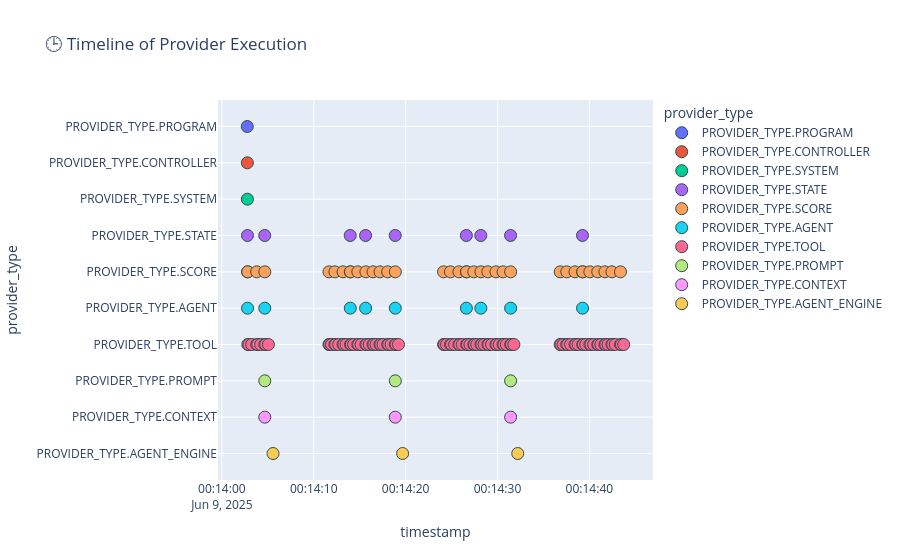

The notebook cell saved with this chart:
### Markdown cell above
### 🕒 Timeline of Provider Execution

This scatter plot displays a time-ordered trace of all provider invocations that occurred during the session.

#### 🧠 What this code does:
- Uses `plotly.express.scatter` to plot each row from `provider_log` based on its `timestamp` and `provider_type`.
- Each dot represents a single provider call.
- Hovering over a point reveals metadata: `provider_id`, `called_by_type`, `called_by_id`, and `latency_ms`.

#### 🔍 What you're observing:
- Execution begins at the top (`program`) and flows down through `controller`, `system`, `state`, and into `agent`, `score`, and `tool`.
- The **dense lower bands** (especially `tool` and `score`) indicate high-frequency, low-latency invocations.
- **Temporal clustering** shows how providers group during nested FSM transitions.
- You can use this view to:
  - Spot bottlenecks
  - Identify execution gaps
  - Debug step timing issues
  - Correlate structural vs runtime behavior

This chart complements the **Sankey diagram** by emphasizing *when* events happened rather than *how* they are structurally connected.

### Code cell
import plotly.express as px

fig = px.scatter(
    df,
    x="timestamp",
    y="provider_type",
    color="provider_type",
    hover_data=["provider_id", "called_by_type", "called_by_id", "latency_ms"],
    title="🕒 Timeline of Provider Execution"
)
fig.update_traces(marker=dict(size=12, line=dict(width=1, color='DarkSlateGrey')))
fig.show()

### Figure 1 — Plotly figure (JSON) as saved in the notebook; plotly's stock layout.template omitted (floating-point values rounded to 4 significant figures; data arrays with more than 128 entries replaced by an {"elided": "..."} marker saying what was removed)
{"data": [{"customdata": [[1, "PROVIDER_TYPE.SESSION", 1, 41393]], "hovertemplate": "provider_type=%{y}<br>timestamp=%{x}<br>provider_id=%{customdata[0]}<br>called_by_type=%{customdata[1]}<br>called_by_id=%{customdata[2]}<br>latency_ms=%{customdata[3]}<extra></extra>", "legendgroup": "PROVIDER_TYPE.PROGRAM", "marker": {"color": "#636efa", "line": {"color": "DarkSlateGrey", "width": 1}, "size": 12, "symbol": "circle"}, "mode": "markers", "name": "PROVIDER_TYPE.PROGRAM", "orientation": "v", "showlegend": true, "type": "scatter", "x": ["2025-06-09T00:14:02.761995000"], "xaxis": "x", "y": ["PROVIDER_TYPE.PROGRAM"], "yaxis": "y"}, {"customdata": [[1, "PROVIDER_TYPE.PROGRAM", 1, 39672]], "hovertemplate": "provider_type=%{y}<br>timestamp=%{x}<br>provider_id=%{customdata[0]}<br>called_by_type=%{customdata[1]}<br>called_by_id=%{customdata[2]}<br>latency_ms=%{customdata[3]}<extra></extra>", "legendgroup": "PROVIDER_TYPE.CONTROLLER", "marker": {"color": "#EF553B", "line": {"color": "DarkSlateGrey", "width": 1}, "size": 12, "symbol": "circle"}, "mode": "markers", "name": "PROVIDER_TYPE.CONTROLLER", "orientation": "v", "showlegend": true, "type": "scatter", "x": ["2025-06-09T00:14:02.772559000"], "xaxis": "x", "y": ["PROVIDER_TYPE.CONTROLLER"], "yaxis": "y"}, {"customdata": [[1, "PROVIDER_TYPE.CONTROLLER", 1, 38120]], "hovertemplate": "provider_type=%{y}<br>timestamp=%{x}<br>provider_id=%{customdata[0]}<br>called_by_type=%{customdata[1]}<br>called_by_id=%{customdata[2]}<br>latency_ms=%{customdata[3]}<extra></extra>", "legendgroup": "PROVIDER_TYPE.SYSTEM", "marker": {"color": "#00cc96", "line": {"color": "DarkSlateGrey", "width": 1}, "size": 12, "symbol": "circle"}, "mode": "markers", "name": "PROVIDER_TYPE.SYSTEM", "orientation": "v", "showlegend": true, "type": "scatter", "x": ["2025-06-09T00:14:02.780558000"], "xaxis": "x", "y": ["PROVIDER_TYPE.SYSTEM"], "yaxis": "y"}, {"customdata": [[3, "PROVIDER_TYPE.SYSTEM", 1, 1868], [1, "PROVIDER_TYPE.SYSTEM", 1, 9297], [3, "PROVIDER_TYPE.SYSTEM", 1, 1663], [2, "PROVIDER_TYPE.SYSTEM", 1, 3220], [1, "PROVIDER_TYPE.SYSTEM", 1, 7734], [3, "PROVIDER_TYPE.SYSTEM", 1, 1563], [2, "PROVIDER_TYPE.SYSTEM", 1, 3230], [1, "PROVIDER_TYPE.SYSTEM", 1, 7823], [3, "PROVIDER_TYPE.SYSTEM", 1, 1641]], "hovertemplate": "provider_type=%{y}<br>timestamp=%{x}<br>provider_id=%{customdata[0]}<br>called_by_type=%{customdata[1]}<br>called_by_id=%{customdata[2]}<br>latency_ms=%{customdata[3]}<extra></extra>", "legendgroup": "PROVIDER_TYPE.STATE", "marker": {"color": "#ab63fa", "line": {"color": "DarkSlateGrey", "width": 1}, "size": 12, "symbol": "circle"}, "mode": "markers", "name": "PROVIDER_TYPE.STATE", "orientation": "v", "showlegend": true, "type": "scatter", "x": ["2025-06-09T00:14:02.787559000", "2025-06-09T00:14:04.663678000", "2025-06-09T00:14:13.968674000", "2025-06-09T00:14:15.639864000", "2025-06-09T00:14:18.867482000", "2025-06-09T00:14:26.610235000", "2025-06-09T00:14:28.182471000", "2025-06-09T00:14:31.421078000", "2025-06-09T00:14:39.252167000"], "xaxis": "x", "y": ["PROVIDER_TYPE.STATE", "PROVIDER_TYPE.STATE", "PROVIDER_TYPE.STATE", "PROVIDER_TYPE.STATE", "PROVIDER_TYPE.STATE", "PROVIDER_TYPE.STATE", "PROVIDER_TYPE.STATE", "PROVIDER_TYPE.STATE", "PROVIDER_TYPE.STATE"], "yaxis": "y"}, {"customdata": {"elided": "36x4 mixed values"}, "hovertemplate": "provider_type=%{y}<br>timestamp=%{x}<br>provider_id=%{customdata[0]}<br>called_by_type=%{customdata[1]}<br>called_by_id=%{customdata[2]}<br>latency_ms=%{customdata[3]}<extra></extra>", "legendgroup": "PROVIDER_TYPE.SCORE", "marker": {"color": "#FFA15A", "line": {"color": "DarkSlateGrey", "width": 1}, "size": 12, "symbol": "circle"}, "mode": "markers", "name": "PROVIDER_TYPE.SCORE", "orientation": "v", "showlegend": true, "type": "scatter", "x": ["2025-06-09T00:14:02.794681000", "2025-06-09T00:14:02.821502000", "2025-06-09T00:14:03.786087000", "2025-06-09T00:14:04.673170000", "2025-06-09T00:14:11.653090000", "2025-06-09T00:14:12.301328000", "2025-06-09T00:14:13.187054000", "2025-06-09T00:14:13.976078000", "2025-06-09T00:14:13.996812000", "2025-06-09T00:14:14.794328000", "2025-06-09T00:14:15.675246000", "2025-06-09T00:14:16.447930000", "2025-06-09T00:14:17.208788000", "2025-06-09T00:14:18.043951000", "2025-06-09T00:14:18.875853000", "2025-06-09T00:14:24.126905000", "2025-06-09T00:14:24.877627000", "2025-06-09T00:14:25.798245000", "2025-06-09T00:14:26.614236000", "2025-06-09T00:14:26.633498000", "2025-06-09T00:14:27.415143000", "2025-06-09T00:14:28.189560000", "2025-06-09T00:14:28.947916000", "2025-06-09T00:14:29.828177000", "2025-06-09T00:14:30.605865000", "2025-06-09T00:14:31.428945000", "2025-06-09T00:14:36.819181000", "2025-06-09T00:14:37.537672000", "2025-06-09T00:14:38.432881000", "2025-06-09T00:14:39.256185000", "2025-06-09T00:14:39.274243000", "2025-06-09T00:14:40.049697000", "2025-06-09T00:14:40.908227000", "2025-06-09T00:14:41.687593000", "2025-06-09T00:14:42.453217000", "2025-06-09T00:14:43.384883000"], "xaxis": "x", "y": ["PROVIDER_TYPE.SCORE", "PROVIDER_TYPE.SCORE", "PROVIDER_TYPE.SCORE", "PROVIDER_TYPE.SCORE", "PROVIDER_TYPE.SCORE", "PROVIDER_TYPE.SCORE", "PROVIDER_TYPE.SCORE", "PROVIDER_TYPE.SCORE", "PROVIDER_TYPE.SCORE", "PROVIDER_TYPE.SCORE", "PROVIDER_TYPE.SCORE", "PROVIDER_TYPE.SCORE", "PROVIDER_TYPE.SCORE", "PROVIDER_TYPE.SCORE", "PROVIDER_TYPE.SCORE", "PROVIDER_TYPE.SCORE", "PROVIDER_TYPE.SCORE", "PROVIDER_TYPE.SCORE", "PROVIDER_TYPE.SCORE", "PROVIDER_TYPE.SCORE", "PROVIDER_TYPE.SCORE", "PROVIDER_TYPE.SCORE", "PROVIDER_TYPE.SCORE", "PROVIDER_TYPE.SCORE", "PROVIDER_TYPE.SCORE", "PROVIDER_TYPE.SCORE", "PROVIDER_TYPE.SCORE", "PROVIDER_TYPE.SCORE", "PROVIDER_TYPE.SCORE", "PROVIDER_TYPE.SCORE", "PROVIDER_TYPE.SCORE", "PROVIDER_TYPE.SCORE", "PROVIDER_TYPE.SCORE", "PROVIDER_TYPE.SCORE", "PROVIDER_TYPE.SCORE", "PROVIDER_TYPE.SCORE"], "yaxis": "y"}, {"customdata": [[4, "PROVIDER_TYPE.STATE", 3, 15], [2, "PROVIDER_TYPE.STATE", 1, 7622], [4, "PROVIDER_TYPE.STATE", 3, 13], [3, "PROVIDER_TYPE.STATE", 2, 1553], [2, "PROVIDER_TYPE.STATE", 1, 5992], [4, "PROVIDER_TYPE.STATE", 3, 11], [3, "PROVIDER_TYPE.STATE", 2, 1630], [2, "PROVIDER_TYPE.STATE", 1, 6101], [4, "PROVIDER_TYPE.STATE", 3, 10]], "hovertemplate": "provider_type=%{y}<br>timestamp=%{x}<br>provider_id=%{customdata[0]}<br>called_by_type=%{customdata[1]}<br>called_by_id=%{customdata[2]}<br>latency_ms=%{customdata[3]}<extra></extra>", "legendgroup": "PROVIDER_TYPE.AGENT", "marker": {"color": "#19d3f3", "line": {"color": "DarkSlateGrey", "width": 1}, "size": 12, "symbol": "circle"}, "mode": "markers", "name": "PROVIDER_TYPE.AGENT", "orientation": "v", "showlegend": true, "type": "scatter", "x": ["2025-06-09T00:14:02.794681000", "2025-06-09T00:14:04.671014000", "2025-06-09T00:14:13.976078000", "2025-06-09T00:14:15.644935000", "2025-06-09T00:14:18.874713000", "2025-06-09T00:14:26.614236000", "2025-06-09T00:14:28.187482000", "2025-06-09T00:14:31.428318000", "2025-06-09T00:14:39.256185000"], "xaxis": "x", "y": ["PROVIDER_TYPE.AGENT", "PROVIDER_TYPE.AGENT", "PROVIDER_TYPE.AGENT", "PROVIDER_TYPE.AGENT", "PROVIDER_TYPE.AGENT", "PROVIDER_TYPE.AGENT", "PROVIDER_TYPE.AGENT", "PROVIDER_TYPE.AGENT", "PROVIDER_TYPE.AGENT"], "yaxis": "y"}, {"customdata": {"elided": "96x4 mixed values"}, "hovertemplate": "provider_type=%{y}<br>timestamp=%{x}<br>provider_id=%{customdata[0]}<br>called_by_type=%{customdata[1]}<br>called_by_id=%{customdata[2]}<br>latency_ms=%{customdata[3]}<extra></extra>", "legendgroup": "PROVIDER_TYPE.TOOL", "marker": {"color": "#FF6692", "line": {"color": "DarkSlateGrey", "width": 1}, "size": 12, "symbol": "circle"}, "mode": "markers", "name": "PROVIDER_TYPE.TOOL", "orientation": "v", "showlegend": true, "type": "scatter", "x": ["2025-06-09T00:14:02.822686000", "2025-06-09T00:14:02.934020000", "2025-06-09T00:14:03.243475000", "2025-06-09T00:14:03.787090000", "2025-06-09T00:14:03.900452000", "2025-06-09T00:14:04.223031000", "2025-06-09T00:14:04.673170000", "2025-06-09T00:14:04.763450000", "2025-06-09T00:14:05.065934000", "2025-06-09T00:14:11.653090000", "2025-06-09T00:14:11.725471000", "2025-06-09T00:14:11.930197000", "2025-06-09T00:14:12.302330000", "2025-06-09T00:14:12.388370000", "2025-06-09T00:14:12.710334000", "2025-06-09T00:14:13.188052000", "2025-06-09T00:14:13.274454000", "2025-06-09T00:14:13.519010000", "2025-06-09T00:14:13.997816000", "2025-06-09T00:14:14.086562000", "2025-06-09T00:14:14.344666000", "2025-06-09T00:14:14.795319000", "2025-06-09T00:14:14.884995000", "2025-06-09T00:14:15.157071000", "2025-06-09T00:14:15.676245000", "2025-06-09T00:14:15.764883000", "2025-06-09T00:14:16.037441000", "2025-06-09T00:14:16.448936000", "2025-06-09T00:14:16.540581000", "2025-06-09T00:14:16.776113000", "2025-06-09T00:14:17.208788000", "2025-06-09T00:14:17.301102000", "2025-06-09T00:14:17.547669000", "2025-06-09T00:14:18.044464000", "2025-06-09T00:14:18.153389000", "2025-06-09T00:14:18.425974000", "2025-06-09T00:14:18.876853000", "2025-06-09T00:14:18.964356000", "2025-06-09T00:14:19.220920000", "2025-06-09T00:14:24.127909000", "2025-06-09T00:14:24.207785000", "2025-06-09T00:14:24.450704000", "2025-06-09T00:14:24.878627000", "2025-06-09T00:14:24.998675000", "2025-06-09T00:14:25.332418000", "2025-06-09T00:14:25.799245000", "2025-06-09T00:14:25.888528000", "2025-06-09T00:14:26.165148000", "2025-06-09T00:14:26.634498000", "2025-06-09T00:14:26.736091000", "2025-06-09T00:14:27.003193000", "2025-06-09T00:14:27.416146000", "2025-06-09T00:14:27.499460000", "2025-06-09T00:14:27.746698000", "2025-06-09T00:14:28.190573000", "2025-06-09T00:14:28.278134000", "2025-06-09T00:14:28.536400000", "2025-06-09T00:14:28.947916000", "2025-06-09T00:14:29.041926000", "2025-06-09T00:14:29.351071000", "2025-06-09T00:14:29.829171000", "2025-06-09T00:14:29.906973000", "2025-06-09T00:14:30.173172000", "2025-06-09T00:14:30.606434000", "2025-06-09T00:14:30.694661000", "2025-06-09T00:14:30.964073000", "2025-06-09T00:14:31.429951000", "2025-06-09T00:14:31.529132000", "2025-06-09T00:14:31.783232000", "2025-06-09T00:14:36.819181000", "2025-06-09T00:14:36.905827000", "2025-06-09T00:14:37.143226000", "2025-06-09T00:14:37.538665000", "2025-06-09T00:14:37.628273000", "2025-06-09T00:14:37.952130000", "2025-06-09T00:14:38.433883000", "2025-06-09T00:14:38.528359000", "2025-06-09T00:14:38.785167000", "2025-06-09T00:14:39.274243000", "2025-06-09T00:14:39.357706000", "2025-06-09T00:14:39.615214000", "2025-06-09T00:14:40.051702000", "2025-06-09T00:14:40.160296000", "2025-06-09T00:14:40.460776000", "2025-06-09T00:14:40.911226000", "2025-06-09T00:14:40.999374000", "2025-06-09T00:14:41.259360000", "2025-06-09T00:14:41.687593000", "2025-06-09T00:14:41.781129000", "2025-06-09T00:14:42.034814000", "2025-06-09T00:14:42.455217000", "2025-06-09T00:14:42.542193000", "2025-06-09T00:14:42.823133000", "2025-06-09T00:14:43.384883000", "2025-06-09T00:14:43.478190000", "2025-06-09T00:14:43.741606000"], "xaxis": "x", "y": ["PROVIDER_TYPE.TOOL", "PROVIDER_TYPE.TOOL", "PROVIDER_TYPE.TOOL", "PROVIDER_TYPE.TOOL", "PROVIDER_TYPE.TOOL", "PROVIDER_TYPE.TOOL", "PROVIDER_TYPE.TOOL", "PROVIDER_TYPE.TOOL", "PROVIDER_TYPE.TOOL", "PROVIDER_TYPE.TOOL", "PROVIDER_TYPE.TOOL", "PROVIDER_TYPE.TOOL", "PROVIDER_TYPE.TOOL", "PROVIDER_TYPE.TOOL", "PROVIDER_TYPE.TOOL", "PROVIDER_TYPE.TOOL", "PROVIDER_TYPE.TOOL", "PROVIDER_TYPE.TOOL", "PROVIDER_TYPE.TOOL", "PROVIDER_TYPE.TOOL", "PROVIDER_TYPE.TOOL", "PROVIDER_TYPE.TOOL", "PROVIDER_TYPE.TOOL", "PROVIDER_TYPE.TOOL", "PROVIDER_TYPE.TOOL", "PROVIDER_TYPE.TOOL", "PROVIDER_TYPE.TOOL", "PROVIDER_TYPE.TOOL", "PROVIDER_TYPE.TOOL", "PROVIDER_TYPE.TOOL", "PROVIDER_TYPE.TOOL", "PROVIDER_TYPE.TOOL", "PROVIDER_TYPE.TOOL", "PROVIDER_TYPE.TOOL", "PROVIDER_TYPE.TOOL", "PROVIDER_TYPE.TOOL", "PROVIDER_TYPE.TOOL", "PROVIDER_TYPE.TOOL", "PROVIDER_TYPE.TOOL", "PROVIDER_TYPE.TOOL", "PROVIDER_TYPE.TOOL", "PROVIDER_TYPE.TOOL", "PROVIDER_TYPE.TOOL", "PROVIDER_TYPE.TOOL", "PROVIDER_TYPE.TOOL", "PROVIDER_TYPE.TOOL", "PROVIDER_TYPE.TOOL", "PROVIDER_TYPE.TOOL", "PROVIDER_TYPE.TOOL", "PROVIDER_TYPE.TOOL", "PROVIDER_TYPE.TOOL", "PROVIDER_TYPE.TOOL", "PROVIDER_TYPE.TOOL", "PROVIDER_TYPE.TOOL", "PROVIDER_TYPE.TOOL", "PROVIDER_TYPE.TOOL", "PROVIDER_TYPE.TOOL", "PROVIDER_TYPE.TOOL", "PROVIDER_TYPE.TOOL", "PROVIDER_TYPE.TOOL", "PROVIDER_TYPE.TOOL", "PROVIDER_TYPE.TOOL", "PROVIDER_TYPE.TOOL", "PROVIDER_TYPE.TOOL", "PROVIDER_TYPE.TOOL", "PROVIDER_TYPE.TOOL", "PROVIDER_TYPE.TOOL", "PROVIDER_TYPE.TOOL", "PROVIDER_TYPE.TOOL", "PROVIDER_TYPE.TOOL", "PROVIDER_TYPE.TOOL", "PROVIDER_TYPE.TOOL", "PROVIDER_TYPE.TOOL", "PROVIDER_TYPE.TOOL", "PROVIDER_TYPE.TOOL", "PROVIDER_TYPE.TOOL", "PROVIDER_TYPE.TOOL", "PROVIDER_TYPE.TOOL", "PROVIDER_TYPE.TOOL", "PROVIDER_TYPE.TOOL", "PROVIDER_TYPE.TOOL", "PROVIDER_TYPE.TOOL", "PROVIDER_TYPE.TOOL", "PROVIDER_TYPE.TOOL", "PROVIDER_TYPE.TOOL", "PROVIDER_TYPE.TOOL", "PROVIDER_TYPE.TOOL", "PROVIDER_TYPE.TOOL", "PROVIDER_TYPE.TOOL", "PROVIDER_TYPE.TOOL", "PROVIDER_TYPE.TOOL", "PROVIDER_TYPE.TOOL", "PROVIDER_TYPE.TOOL", "PROVIDER_TYPE.TOOL", "PROVIDER_TYPE.TOOL", "PROVIDER_TYPE.TOOL"], "yaxis": "y"}, {"customdata": [[2, "PROVIDER_TYPE.AGENT", 2, 892], [2, "PROVIDER_TYPE.AGENT", 2, 794], [2, "PROVIDER_TYPE.AGENT", 2, 771]], "hovertemplate": "provider_type=%{y}<br>timestamp=%{x}<br>provider_id=%{customdata[0]}<br>called_by_type=%{customdata[1]}<br>called_by_id=%{customdata[2]}<br>latency_ms=%{customdata[3]}<extra></extra>", "legendgroup": "PROVIDER_TYPE.PROMPT", "marker": {"color": "#B6E880", "line": {"color": "DarkSlateGrey", "width": 1}, "size": 12, "symbol": "circle"}, "mode": "markers", "name": "PROVIDER_TYPE.PROMPT", "orientation": "v", "showlegend": true, "type": "scatter", "x": ["2025-06-09T00:14:04.671014000", "2025-06-09T00:14:18.874713000", "2025-06-09T00:14:31.428318000"], "xaxis": "x", "y": ["PROVIDER_TYPE.PROMPT", "PROVIDER_TYPE.PROMPT", "PROVIDER_TYPE.PROMPT"], "yaxis": "y"}, {"customdata": [[2, null, null, 886], [2, null, null, 789], [2, null, null, 767]], "hovertemplate": "provider_type=%{y}<br>timestamp=%{x}<br>provider_id=%{customdata[0]}<br>called_by_type=%{customdata[1]}<br>called_by_id=%{customdata[2]}<br>latency_ms=%{customdata[3]}<extra></extra>", "legendgroup": "PROVIDER_TYPE.CONTEXT", "marker": {"color": "#FF97FF", "line": {"color": "DarkSlateGrey", "width": 1}, "size": 12, "symbol": "circle"}, "mode": "markers", "name": "PROVIDER_TYPE.CONTEXT", "orientation": "v", "showlegend": true, "type": "scatter", "x": ["2025-06-09T00:14:04.671014000", "2025-06-09T00:14:18.874713000", "2025-06-09T00:14:31.428318000"], "xaxis": "x", "y": ["PROVIDER_TYPE.CONTEXT", "PROVIDER_TYPE.CONTEXT", "PROVIDER_TYPE.CONTEXT"], "yaxis": "y"}, {"customdata": [[2, "PROVIDER_TYPE.AGENT", 2, 6067], [2, "PROVIDER_TYPE.AGENT", 2, 4444], [2, "PROVIDER_TYPE.AGENT", 2, 4595]], "hovertemplate": "provider_type=%{y}<br>timestamp=%{x}<br>provider_id=%{customdata[0]}<br>called_by_type=%{customdata[1]}<br>called_by_id=%{customdata[2]}<br>latency_ms=%{customdata[3]}<extra></extra>", "legendgroup": "PROVIDER_TYPE.AGENT_ENGINE", "marker": {"color": "#FECB52", "line": {"color": "DarkSlateGrey", "width": 1}, "size": 12, "symbol": "circle"}, "mode": "markers", "name": "PROVIDER_TYPE.AGENT_ENGINE", "orientation": "v", "showlegend": true, "type": "scatter", "x": ["2025-06-09T00:14:05.566442000", "2025-06-09T00:14:19.673502000", "2025-06-09T00:14:32.203009000"], "xaxis": "x", "y": ["PROVIDER_TYPE.AGENT_ENGINE", "PROVIDER_TYPE.AGENT_ENGINE", "PROVIDER_TYPE.AGENT_ENGINE"], "yaxis": "y"}], "layout": {"legend": {"title": {"text": "provider_type"}, "tracegroupgap": 0}, "title": {"text": "🕒 Timeline of Provider Execution"}, "xaxis": {"anchor": "y", "domain": [0, 1], "title": {"text": "timestamp"}}, "yaxis": {"anchor": "x", "categoryarray": ["PROVIDER_TYPE.AGENT_ENGINE", "PROVIDER_TYPE.CONTEXT", "PROVIDER_TYPE.PROMPT", "PROVIDER_TYPE.TOOL", "PROVIDER_TYPE.AGENT", "PROVIDER_TYPE.SCORE", "PROVIDER_TYPE.STATE", "PROVIDER_TYPE.SYSTEM", "PROVIDER_TYPE.CONTROLLER", "PROVIDER_TYPE.PROGRAM"], "categoryorder": "array", "domain": [0, 1], "title": {"text": "provider_type"}}}}
